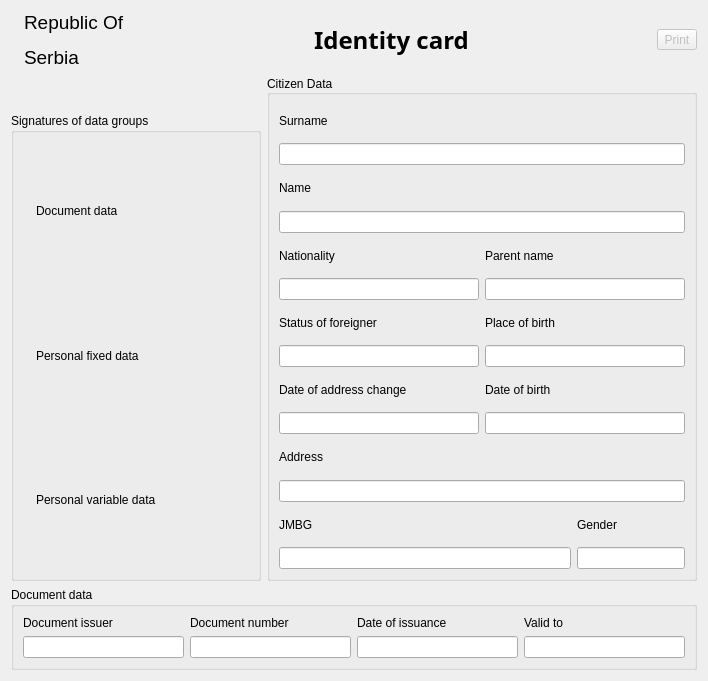
<?xml version="1.0" encoding="UTF-8"?>
<ui version="4.0">
 <class>EId</class>
 <widget class="QWidget" name="EId">
  <property name="geometry">
   <rect>
    <x>0</x>
    <y>0</y>
    <width>708</width>
    <height>681</height>
   </rect>
  </property>
  <property name="windowTitle">
   <string>Form</string>
  </property>
  <layout class="QVBoxLayout" name="verticalLayout">
   <item>
    <layout class="QVBoxLayout" name="verticalLayout_70">
     <item>
      <layout class="QHBoxLayout" name="horizontalLayout_29" stretch="3">
       <item>
        <layout class="QVBoxLayout" name="verticalLayout_47" stretch="0">
         <item>
          <layout class="QHBoxLayout" name="horizontalLayout_30">
           <property name="sizeConstraint">
            <enum>QLayout::SizeConstraint::SetFixedSize</enum>
           </property>
           <item>
            <widget class="QLabel" name="flagLabel_3">
             <property name="sizePolicy">
              <sizepolicy hsizetype="Fixed" vsizetype="Fixed">
               <horstretch>0</horstretch>
               <verstretch>0</verstretch>
              </sizepolicy>
             </property>
             <property name="maximumSize">
              <size>
               <width>100</width>
               <height>60</height>
              </size>
             </property>
             <property name="text">
              <string/>
             </property>
             <property name="pixmap">
              <pixmap resource="../../resources/librecelik.qrc">:/images/rs_flag.png</pixmap>
             </property>
             <property name="scaledContents">
              <bool>true</bool>
             </property>
             <property name="alignment">
              <set>Qt::AlignmentFlag::AlignRight|Qt::AlignmentFlag::AlignTrailing|Qt::AlignmentFlag::AlignVCenter</set>
             </property>
            </widget>
           </item>
           <item>
            <layout class="QVBoxLayout" name="verticalLayout_48">
             <item>
              <widget class="QLabel" name="stateLabel_3">
               <property name="sizePolicy">
                <sizepolicy hsizetype="Fixed" vsizetype="Fixed">
                 <horstretch>0</horstretch>
                 <verstretch>0</verstretch>
                </sizepolicy>
               </property>
               <property name="font">
                <font>
                 <pointsize>14</pointsize>
                </font>
               </property>
               <property name="text">
                <string>&lt;html&gt;&lt;head/&gt;&lt;body&gt;&lt;p&gt;Republic Of&lt;/p&gt;&lt;p&gt;Serbia&lt;/p&gt;&lt;/body&gt;&lt;/html&gt;</string>
               </property>
               <property name="alignment">
                <set>Qt::AlignmentFlag::AlignLeading|Qt::AlignmentFlag::AlignLeft|Qt::AlignmentFlag::AlignTop</set>
               </property>
              </widget>
             </item>
            </layout>
           </item>
           <item>
            <spacer name="horizontalSpacer">
             <property name="orientation">
              <enum>Qt::Orientation::Horizontal</enum>
             </property>
             <property name="sizeHint" stdset="0">
              <size>
               <width>40</width>
               <height>20</height>
              </size>
             </property>
            </spacer>
           </item>
           <item>
            <widget class="QLabel" name="lkLabel_3">
             <property name="sizePolicy">
              <sizepolicy hsizetype="Fixed" vsizetype="Fixed">
               <horstretch>0</horstretch>
               <verstretch>0</verstretch>
              </sizepolicy>
             </property>
             <property name="font">
              <font>
               <family>Sans Serif</family>
               <pointsize>18</pointsize>
               <bold>true</bold>
              </font>
             </property>
             <property name="text">
              <string>Identity card</string>
             </property>
             <property name="alignment">
              <set>Qt::AlignmentFlag::AlignLeading|Qt::AlignmentFlag::AlignLeft|Qt::AlignmentFlag::AlignVCenter</set>
             </property>
            </widget>
           </item>
           <item>
            <spacer name="horizontalSpacer_5">
             <property name="orientation">
              <enum>Qt::Orientation::Horizontal</enum>
             </property>
             <property name="sizeHint" stdset="0">
              <size>
               <width>40</width>
               <height>20</height>
              </size>
             </property>
            </spacer>
           </item>
           <item>
            <widget class="QToolButton" name="toolButton">
             <property name="enabled">
              <bool>false</bool>
             </property>
             <property name="text">
              <string>Print</string>
             </property>
             <property name="icon">
              <iconset resource="../../resources/librecelik.qrc">
               <normaloff>:/images/printer-1414.png</normaloff>:/images/printer-1414.png</iconset>
             </property>
             <property name="iconSize">
              <size>
               <width>48</width>
               <height>48</height>
              </size>
             </property>
            </widget>
           </item>
          </layout>
         </item>
        </layout>
       </item>
      </layout>
     </item>
     <item>
      <layout class="QHBoxLayout" name="horizontalLayout_33">
       <property name="sizeConstraint">
        <enum>QLayout::SizeConstraint::SetDefaultConstraint</enum>
       </property>
       <item>
        <layout class="QVBoxLayout" name="verticalLayout_54">
         <item>
          <widget class="QFrame" name="frame_4">
           <property name="sizePolicy">
            <sizepolicy hsizetype="Preferred" vsizetype="Preferred">
             <horstretch>0</horstretch>
             <verstretch>0</verstretch>
            </sizepolicy>
           </property>
           <property name="minimumSize">
            <size>
             <width>250</width>
             <height>0</height>
            </size>
           </property>
           <property name="layoutDirection">
            <enum>Qt::LayoutDirection::LeftToRight</enum>
           </property>
           <property name="frameShape">
            <enum>QFrame::Shape::NoFrame</enum>
           </property>
           <property name="frameShadow">
            <enum>QFrame::Shadow::Raised</enum>
           </property>
           <layout class="QHBoxLayout" name="horizontalLayout_34">
            <item alignment="Qt::AlignmentFlag::AlignTop">
             <widget class="QLabel" name="pictureLabel_3">
              <property name="sizePolicy">
               <sizepolicy hsizetype="Preferred" vsizetype="Preferred">
                <horstretch>0</horstretch>
                <verstretch>0</verstretch>
               </sizepolicy>
              </property>
              <property name="maximumSize">
               <size>
                <width>240</width>
                <height>320</height>
               </size>
              </property>
              <property name="text">
               <string/>
              </property>
              <property name="pixmap">
               <pixmap resource="../../resources/librecelik.qrc">:/images/user.png</pixmap>
              </property>
              <property name="scaledContents">
               <bool>true</bool>
              </property>
             </widget>
            </item>
           </layout>
          </widget>
         </item>
         <item>
          <widget class="QGroupBox" name="groupBox_3">
           <property name="sizePolicy">
            <sizepolicy hsizetype="Preferred" vsizetype="MinimumExpanding">
             <horstretch>0</horstretch>
             <verstretch>0</verstretch>
            </sizepolicy>
           </property>
           <property name="title">
            <string>Signatures of data groups</string>
           </property>
           <layout class="QVBoxLayout" name="verticalLayout_55">
            <item>
             <layout class="QHBoxLayout" name="horizontalLayout_35" stretch="0,0">
              <property name="spacing">
               <number>6</number>
              </property>
              <item>
               <widget class="QLabel" name="group1Label_3">
                <property name="sizePolicy">
                 <sizepolicy hsizetype="Preferred" vsizetype="Preferred">
                  <horstretch>0</horstretch>
                  <verstretch>0</verstretch>
                 </sizepolicy>
                </property>
                <property name="text">
                 <string/>
                </property>
                <property name="pixmap">
                 <pixmap resource="../../resources/librecelik.qrc">:/images/grey_question_mark.png</pixmap>
                </property>
                <property name="scaledContents">
                 <bool>false</bool>
                </property>
               </widget>
              </item>
              <item>
               <widget class="QLabel" name="documentDataLabel_3">
                <property name="sizePolicy">
                 <sizepolicy hsizetype="Preferred" vsizetype="Preferred">
                  <horstretch>1</horstretch>
                  <verstretch>0</verstretch>
                 </sizepolicy>
                </property>
                <property name="text">
                 <string>Document data</string>
                </property>
               </widget>
              </item>
             </layout>
            </item>
            <item>
             <layout class="QHBoxLayout" name="horizontalLayout_36">
              <item>
               <widget class="QLabel" name="group2Label_3">
                <property name="text">
                 <string/>
                </property>
                <property name="pixmap">
                 <pixmap resource="../../resources/librecelik.qrc">:/images/grey_question_mark.png</pixmap>
                </property>
               </widget>
              </item>
              <item>
               <widget class="QLabel" name="identityFixedDataLabel_3">
                <property name="sizePolicy">
                 <sizepolicy hsizetype="Preferred" vsizetype="Preferred">
                  <horstretch>1</horstretch>
                  <verstretch>0</verstretch>
                 </sizepolicy>
                </property>
                <property name="text">
                 <string>Personal fixed data</string>
                </property>
               </widget>
              </item>
             </layout>
            </item>
            <item>
             <layout class="QHBoxLayout" name="horizontalLayout_37">
              <item>
               <widget class="QLabel" name="group3Label_3">
                <property name="text">
                 <string/>
                </property>
                <property name="pixmap">
                 <pixmap resource="../../resources/librecelik.qrc">:/images/grey_question_mark.png</pixmap>
                </property>
               </widget>
              </item>
              <item>
               <widget class="QLabel" name="identityVarDataLabel_3">
                <property name="sizePolicy">
                 <sizepolicy hsizetype="Preferred" vsizetype="Preferred">
                  <horstretch>1</horstretch>
                  <verstretch>0</verstretch>
                 </sizepolicy>
                </property>
                <property name="text">
                 <string>Personal variable data</string>
                </property>
               </widget>
              </item>
             </layout>
            </item>
           </layout>
          </widget>
         </item>
        </layout>
       </item>
       <item>
        <layout class="QVBoxLayout" name="verticalLayout_56">
         <property name="spacing">
          <number>0</number>
         </property>
         <item>
          <widget class="QGroupBox" name="citizenGroupBox_3">
           <property name="sizePolicy">
            <sizepolicy hsizetype="Preferred" vsizetype="MinimumExpanding">
             <horstretch>0</horstretch>
             <verstretch>0</verstretch>
            </sizepolicy>
           </property>
           <property name="minimumSize">
            <size>
             <width>0</width>
             <height>0</height>
            </size>
           </property>
           <property name="maximumSize">
            <size>
             <width>16777215</width>
             <height>16777215</height>
            </size>
           </property>
           <property name="title">
            <string>Citizen Data</string>
           </property>
           <property name="alignment">
            <set>Qt::AlignmentFlag::AlignLeading|Qt::AlignmentFlag::AlignLeft|Qt::AlignmentFlag::AlignVCenter</set>
           </property>
           <layout class="QVBoxLayout" name="verticalLayout_57">
            <item>
             <layout class="QVBoxLayout" name="verticalLayout_58">
              <item>
               <widget class="QLabel" name="surnameLabel_3">
                <property name="text">
                 <string>Surname</string>
                </property>
                <property name="buddy">
                 <cstring>surnameLineEdit_3</cstring>
                </property>
               </widget>
              </item>
              <item>
               <widget class="QLineEdit" name="surnameLineEdit_3">
                <property name="readOnly">
                 <bool>true</bool>
                </property>
               </widget>
              </item>
             </layout>
            </item>
            <item>
             <layout class="QVBoxLayout" name="verticalLayout_59">
              <item>
               <widget class="QLabel" name="nameLabel_3">
                <property name="text">
                 <string>Name</string>
                </property>
                <property name="buddy">
                 <cstring>nameLineEdit_3</cstring>
                </property>
               </widget>
              </item>
              <item>
               <widget class="QLineEdit" name="nameLineEdit_3">
                <property name="readOnly">
                 <bool>true</bool>
                </property>
               </widget>
              </item>
             </layout>
            </item>
            <item>
             <layout class="QHBoxLayout" name="horizontalLayout_39">
              <item>
               <layout class="QVBoxLayout" name="verticalLayout_60">
                <item>
                 <widget class="QLabel" name="nationalityLabel_3">
                  <property name="text">
                   <string>Nationality</string>
                  </property>
                  <property name="buddy">
                   <cstring>nationalityLineEdit_3</cstring>
                  </property>
                 </widget>
                </item>
                <item>
                 <widget class="QLineEdit" name="nationalityLineEdit_3">
                  <property name="readOnly">
                   <bool>true</bool>
                  </property>
                 </widget>
                </item>
               </layout>
              </item>
              <item>
               <layout class="QVBoxLayout" name="verticalLayout_61">
                <item>
                 <widget class="QLabel" name="parentNameLabel_3">
                  <property name="text">
                   <string>Parent name</string>
                  </property>
                  <property name="buddy">
                   <cstring>parentNameLineEdit_3</cstring>
                  </property>
                 </widget>
                </item>
                <item>
                 <widget class="QLineEdit" name="parentNameLineEdit_3">
                  <property name="readOnly">
                   <bool>true</bool>
                  </property>
                 </widget>
                </item>
               </layout>
              </item>
             </layout>
            </item>
            <item>
             <layout class="QHBoxLayout" name="horizontalLayout_40">
              <item>
               <layout class="QVBoxLayout" name="verticalLayout_62">
                <item>
                 <widget class="QLabel" name="statusOfForeignerLabel_3">
                  <property name="text">
                   <string>Status of foreigner</string>
                  </property>
                  <property name="buddy">
                   <cstring>statusOfForeignerLineEdit_3</cstring>
                  </property>
                 </widget>
                </item>
                <item>
                 <widget class="QLineEdit" name="statusOfForeignerLineEdit_3">
                  <property name="readOnly">
                   <bool>true</bool>
                  </property>
                 </widget>
                </item>
               </layout>
              </item>
              <item>
               <layout class="QVBoxLayout" name="verticalLayout_63">
                <item>
                 <widget class="QLabel" name="placeOfBirthLabel_3">
                  <property name="text">
                   <string>Place of birth</string>
                  </property>
                  <property name="buddy">
                   <cstring>placeOfBirthLineEdit_3</cstring>
                  </property>
                 </widget>
                </item>
                <item>
                 <widget class="QLineEdit" name="placeOfBirthLineEdit_3">
                  <property name="sizePolicy">
                   <sizepolicy hsizetype="Expanding" vsizetype="Fixed">
                    <horstretch>0</horstretch>
                    <verstretch>0</verstretch>
                   </sizepolicy>
                  </property>
                  <property name="readOnly">
                   <bool>true</bool>
                  </property>
                 </widget>
                </item>
               </layout>
              </item>
             </layout>
            </item>
            <item>
             <layout class="QHBoxLayout" name="horizontalLayout_41">
              <item>
               <layout class="QVBoxLayout" name="verticalLayout_64">
                <item>
                 <widget class="QLabel" name="dateOfAddressChangeLabel_3">
                  <property name="text">
                   <string>Date of address change</string>
                  </property>
                  <property name="buddy">
                   <cstring>dateOfAddressChangeLineEdit_3</cstring>
                  </property>
                 </widget>
                </item>
                <item>
                 <widget class="QLineEdit" name="dateOfAddressChangeLineEdit_3">
                  <property name="readOnly">
                   <bool>true</bool>
                  </property>
                 </widget>
                </item>
               </layout>
              </item>
              <item>
               <layout class="QVBoxLayout" name="verticalLayout_65">
                <item>
                 <widget class="QLabel" name="dateOfBirthLabel_3">
                  <property name="text">
                   <string>Date of birth</string>
                  </property>
                  <property name="buddy">
                   <cstring>dateOfBirthLineEdit_3</cstring>
                  </property>
                 </widget>
                </item>
                <item>
                 <widget class="QLineEdit" name="dateOfBirthLineEdit_3">
                  <property name="readOnly">
                   <bool>true</bool>
                  </property>
                 </widget>
                </item>
               </layout>
              </item>
             </layout>
            </item>
            <item>
             <layout class="QVBoxLayout" name="verticalLayout_66">
              <item>
               <widget class="QLabel" name="addressLabel_3">
                <property name="text">
                 <string>Address</string>
                </property>
                <property name="buddy">
                 <cstring>addressLineEdit_3</cstring>
                </property>
               </widget>
              </item>
              <item>
               <widget class="QLineEdit" name="addressLineEdit_3">
                <property name="sizePolicy">
                 <sizepolicy hsizetype="Expanding" vsizetype="Fixed">
                  <horstretch>0</horstretch>
                  <verstretch>0</verstretch>
                 </sizepolicy>
                </property>
                <property name="readOnly">
                 <bool>true</bool>
                </property>
               </widget>
              </item>
             </layout>
            </item>
            <item>
             <layout class="QHBoxLayout" name="horizontalLayout_42" stretch="2,0">
              <item>
               <layout class="QVBoxLayout" name="verticalLayout_67">
                <item>
                 <widget class="QLabel" name="jmbgLabel_3">
                  <property name="text">
                   <string>JMBG</string>
                  </property>
                  <property name="buddy">
                   <cstring>jmbgLineEdit_3</cstring>
                  </property>
                 </widget>
                </item>
                <item>
                 <widget class="QLineEdit" name="jmbgLineEdit_3">
                  <property name="minimumSize">
                   <size>
                    <width>150</width>
                    <height>0</height>
                   </size>
                  </property>
                  <property name="readOnly">
                   <bool>true</bool>
                  </property>
                 </widget>
                </item>
               </layout>
              </item>
              <item>
               <layout class="QVBoxLayout" name="verticalLayout_68">
                <item>
                 <widget class="QLabel" name="genderLabel_3">
                  <property name="text">
                   <string>Gender</string>
                  </property>
                  <property name="buddy">
                   <cstring>genderLineEdit_3</cstring>
                  </property>
                 </widget>
                </item>
                <item>
                 <widget class="QLineEdit" name="genderLineEdit_3">
                  <property name="readOnly">
                   <bool>true</bool>
                  </property>
                 </widget>
                </item>
               </layout>
              </item>
             </layout>
            </item>
           </layout>
          </widget>
         </item>
        </layout>
       </item>
      </layout>
     </item>
     <item>
      <layout class="QHBoxLayout" name="horizontalLayout_31">
       <item>
        <widget class="QGroupBox" name="documentGroupBox_3">
         <property name="sizePolicy">
          <sizepolicy hsizetype="Preferred" vsizetype="Preferred">
           <horstretch>0</horstretch>
           <verstretch>0</verstretch>
          </sizepolicy>
         </property>
         <property name="title">
          <string>Document data</string>
         </property>
         <property name="flat">
          <bool>false</bool>
         </property>
         <property name="checkable">
          <bool>false</bool>
         </property>
         <layout class="QVBoxLayout" name="verticalLayout_49">
          <item>
           <layout class="QHBoxLayout" name="horizontalLayout_32">
            <item>
             <layout class="QVBoxLayout" name="verticalLayout_50">
              <item>
               <widget class="QLabel" name="documentIssuerLabel_3">
                <property name="text">
                 <string>Document issuer</string>
                </property>
                <property name="buddy">
                 <cstring>documentIssuerLineEdit_3</cstring>
                </property>
               </widget>
              </item>
              <item>
               <widget class="QLineEdit" name="documentIssuerLineEdit_3">
                <property name="readOnly">
                 <bool>true</bool>
                </property>
               </widget>
              </item>
             </layout>
            </item>
            <item>
             <layout class="QVBoxLayout" name="verticalLayout_51">
              <item>
               <widget class="QLabel" name="documentNumberLabel_3">
                <property name="text">
                 <string>Document number</string>
                </property>
                <property name="buddy">
                 <cstring>documentNumberLineEdit_3</cstring>
                </property>
               </widget>
              </item>
              <item>
               <widget class="QLineEdit" name="documentNumberLineEdit_3">
                <property name="readOnly">
                 <bool>true</bool>
                </property>
               </widget>
              </item>
             </layout>
            </item>
            <item>
             <layout class="QVBoxLayout" name="verticalLayout_52">
              <item>
               <widget class="QLabel" name="dateOfIssuanceLabel_3">
                <property name="text">
                 <string>Date of issuance</string>
                </property>
                <property name="buddy">
                 <cstring>dateOfIssuanceLineEdit_3</cstring>
                </property>
               </widget>
              </item>
              <item>
               <widget class="QLineEdit" name="dateOfIssuanceLineEdit_3">
                <property name="readOnly">
                 <bool>true</bool>
                </property>
               </widget>
              </item>
             </layout>
            </item>
            <item>
             <layout class="QVBoxLayout" name="verticalLayout_53">
              <item>
               <widget class="QLabel" name="validToLabel_3">
                <property name="text">
                 <string>Valid to</string>
                </property>
                <property name="buddy">
                 <cstring>validToLineEdit_3</cstring>
                </property>
               </widget>
              </item>
              <item>
               <widget class="QLineEdit" name="validToLineEdit_3">
                <property name="readOnly">
                 <bool>true</bool>
                </property>
               </widget>
              </item>
             </layout>
            </item>
           </layout>
          </item>
         </layout>
        </widget>
       </item>
      </layout>
     </item>
    </layout>
   </item>
  </layout>
 </widget>
 <resources>
  <include location="../../resources/librecelik.qrc"/>
 </resources>
 <connections/>
</ui>
